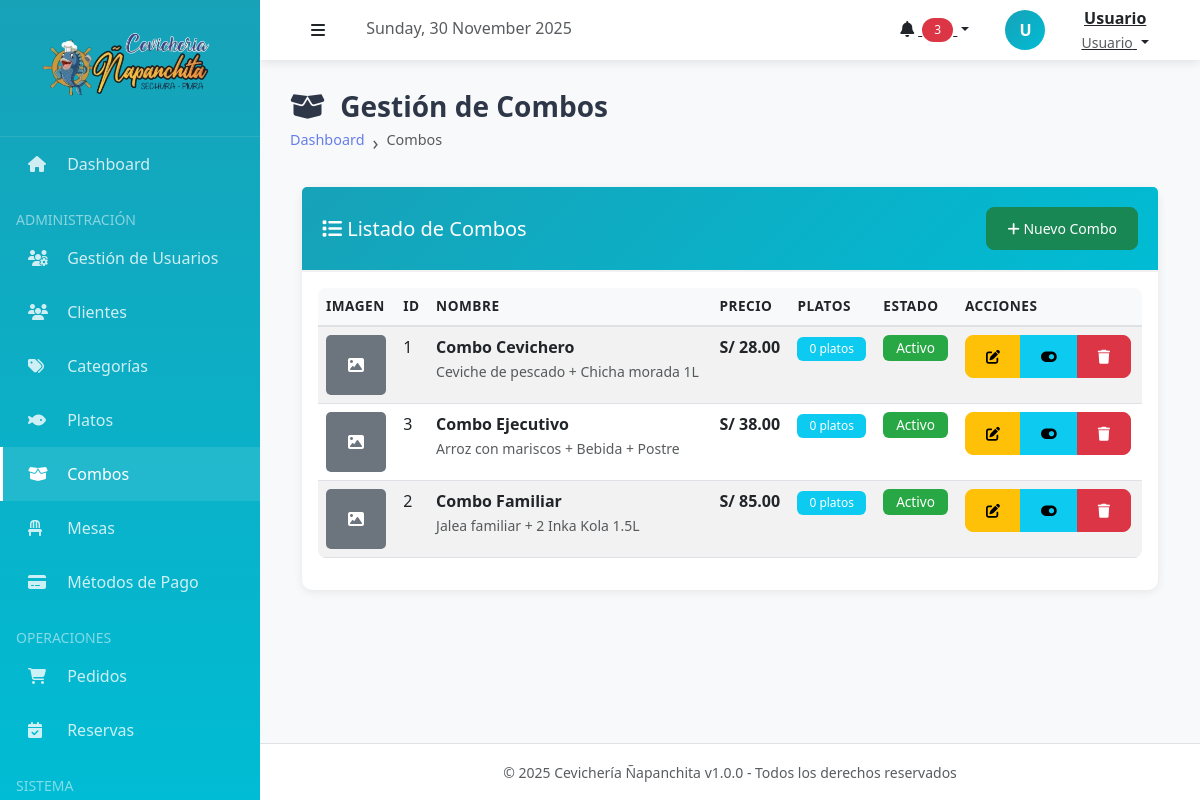
The app's page /index.php?action=combos (signed in) with its own data.
### tables this page shows
CREATE TABLE combos (
    id INT AUTO_INCREMENT PRIMARY KEY,
    nombre VARCHAR(100) NOT NULL,
    descripcion TEXT,
    precio DECIMAL(10, 2) NOT NULL CHECK (precio > 0),
    imagen_url VARCHAR(255),
    activo BOOLEAN DEFAULT TRUE,
    fecha_creacion TIMESTAMP DEFAULT CURRENT_TIMESTAMP,
    
    INDEX idx_combos_activo (activo)
);

### controllers/ComboController.php (called while the page is built, shortened)
<?php
require_once __DIR__ . '/../config/database.php';
require_once __DIR__ . '/../models/Combo.php';
class ComboController
{
    private $combo;
    public function __construct()
    {
        $database = new Database();
        $this->db = $database->getConnection();
        $this->combo = new Combo($this->db);
    }
    public function index()
    {
        $combos = $this->combo->listar();
        require_once __DIR__ . '/../views/combos/index.php';
    }
}

### config/database.php (called while the page is built, shortened)
<?php
class Database
{
    private $host = "localhost";
    private $db_name = "napanchita_db";
    private $username = "root";
    private $password = "";
    public function getConnection()
    {
        try {
            $this->conn = new PDO(
                "mysql:host=" . $this->host . ";dbname=" . $this->db_name . ";charset=utf8mb4",
                $this->username,
                $this->password
            );
            $this->conn->setAttribute(PDO::ATTR_ERRMODE, PDO::ERRMODE_EXCEPTION);
            $this->conn->setAttribute(PDO::ATTR_EMULATE_PREPARES, false);
            return $this->conn;
        } catch (PDOException $e) {
            echo "Error de conexión: " . $e->getMessage();
            return null;
        }
    }
}

### models/Combo.php (called while the page is built, shortened)
<?php
class Combo
{
    private $conn;
    private $table = "combos";
    private $table_platos = "combo_platos";
    public function __construct($db)
    {
        $this->conn = $db;
    }
    public function obtenerPlatosDelCombo($combo_id)
    {
        $query = "SELECT cp.*, p.nombre, p.descripcion, p.precio as precio_unitario, p.imagen_url
                  FROM " . $this->table_platos . " cp
                  INNER JOIN platos p ON cp.plato_id = p.id
                  WHERE cp.combo_id = :combo_id
                  ORDER BY p.nombre ASC";
        $stmt = $this->conn->prepare($query);
        $stmt->bindParam(":combo_id", $combo_id, PDO::PARAM_INT);
        $stmt->execute();
        return $stmt->fetchAll(PDO::FETCH_ASSOC);
    }
    public function listar($solo_activos = false)
    {
        $query = "SELECT * FROM " . $this->table;
        $query .= " ORDER BY nombre ASC";
        $stmt = $this->conn->prepare($query);
        $stmt->execute();
        $combos = $stmt->fetchAll(PDO::FETCH_ASSOC);
        foreach ($combos as &$combo) {
            $combo['platos'] = $this->obtenerPlatosDelCombo($combo['id']);
        }
        return $combos;
    }
}

### views/combos/index.php (the view, shortened to what this page needs)
<?php
include __DIR__ . '/../layouts/header.php';
?>
<div class="page-header">
    <h1><i class="fas fa-box-open me-2"></i> Gestión de Combos</h1>
    <nav aria-label="breadcrumb">
        <ol class="breadcrumb">
            <li class="breadcrumb-item"><a href="<?php echo BASE_URL; ?>index.php?action=dashboard">Dashboard</a></li>
            <li class="breadcrumb-item active">Combos</li>
        </ol>
    </nav>
</div>
<div class="container-fluid">
    <div class="card">
        <div class="card-header bg-primary text-white">
            <div class="row align-items-center">
                <div class="col">
                    <h5 class="mb-0"><i class="fas fa-list"></i> Listado de Combos</h5>
                </div>
                <div class="col-auto">
                    <a href="<?php echo BASE_URL; ?>index.php?action=combos_crear" class="btn btn-success btn-sm">
                        <i class="fas fa-plus"></i> Nuevo Combo
                    </a>
                </div>
            </div>
        </div>
        <div class="card-body">
            <table id="tablaCombos" class="table table-striped table-hover">
                <thead>
                    <tr>
                        <th>Imagen</th>
                        <th>ID</th>
                        <th>Nombre</th>
                        <th>Precio</th>
                        <th>Platos</th>
                        <th>Estado</th>
                        <th>Acciones</th>
                    </tr>
                </thead>
                <tbody>
                    <?php foreach ($combos as $combo): ?>
                        <tr>
                            <td>
                                <?php if (!empty($combo['imagen_url']) && file_exists($combo['imagen_url'])): ?>
                                    <img src="<?php echo BASE_URL . $combo['imagen_url']; ?>"
                                        alt="<?php echo htmlspecialchars($combo['nombre']); ?>"
                                        class="combo-imagen">
                                <?php else: ?>
                                    <div class="combo-imagen bg-secondary d-flex align-items-center justify-content-center text-white">
                                        <i class="fas fa-image"></i>
                                    </div>
                                <?php endif; ?>
                            </td>
                            <td><?php echo $combo['id']; ?></td>
                            <td>
                                <strong><?php echo htmlspecialchars($combo['nombre']); ?></strong>
                                <br>
                                <small class="text-muted"><?php echo htmlspecialchars(substr($combo['descripcion'] ?? '', 0, 50)); ?></small>
                            </td>
                            <td><strong>S/ <?php echo number_format($combo['precio'], 2); ?></strong></td>
                            <td>
                                <span class="badge bg-info"><?php echo $combo['cantidad_platos']; ?> platos</span>
                            </td>
                            <td>
                                <span class="badge <?php echo $combo['activo'] ? 'badge-activo' : 'badge-inactivo'; ?>">
                                    <?php echo $combo['activo'] ? 'Activo' : 'Inactivo'; ?>
                                </span>
                            </td>
                            <td>
                                <div class="btn-group btn-group-sm">
                                    <a href="<?php echo BASE_URL; ?>index.php?action=combos_editar&id=<?php echo $combo['id']; ?>"
                                        class="btn btn-warning" title="Editar">
                                        <i class="fas fa-edit"></i>
                                    </a>
                                    <button onclick="cambiarEstado(<?php echo $combo['id']; ?>, <?php echo $combo['activo'] ? 0 : 1; ?>)"
                                        class="btn btn-info" title="Cambiar Estado">
                                        <i class="fas fa-<?php echo $combo['activo'] ? 'toggle-on' : 'toggle-off'; ?>"></i>
                                    </button>
                                    <button onclick="eliminarCombo(<?php echo $combo['id']; ?>)"
                                        class="btn btn-danger" title="Eliminar">
                                        <i class="fas fa-trash"></i>
                                    </button>
                                </div>
                            </td>
                        </tr>
                    <?php endforeach; ?>
                </tbody>
            </table>
        </div>
    </div>
</div>
<?php include __DIR__ . '/../layouts/footer.php'; ?>

### public/css/style.css (style rules this page uses)
:root { --color-primary: #667eea; --color-secondary: #764ba2; --color-success: #28a745; --color-danger: #dc3545; --color-warning: #ffc107; --color-info: #17a2b8; --color-light: #f8f9fa; --color-dark: #343a40; --transition: all 0.3s ease; }
body { font-family: 'Segoe UI', Tahoma, Geneva, Verdana, sans-serif; background-color: #f4f6f9; }
.card { transition: var(--transition); margin-bottom: 20px; }
.card-header { font-weight: 600; background: linear-gradient(135deg, var(--color-primary) 0%, var(--color-secondary) 100%); color: white; border-bottom: none; }
.btn { transition: var(--transition); font-weight: 500; border-radius: 8px; padding: 10px 20px; }
.badge { padding: 6px 12px; font-weight: 500; border-radius: 6px; }
.table { background: white; border-radius: 8px; overflow: hidden; }
.table thead th { background-color: #f8f9fa; border-bottom: 2px solid #dee2e6; font-weight: 600; text-transform: uppercase; font-size: 0.85rem; letter-spacing: 0.5px; }
.breadcrumb { background: transparent; font-size: 0.9rem; }
.breadcrumb-item + .breadcrumb-item::before { content: "›"; font-size: 1.2rem; }
.breadcrumb-item a { color: var(--color-primary); text-decoration: none; }

### public/css/tema-celeste.css (style rules this page uses)
:root { --primary-color: #17a2b8; --primary-dark: #138496; --primary-light: #00bcd4; --primary-gradient: linear-gradient(135deg, #17a2b8 0%, #00bcd4 100%); }
.bg-primary { background: linear-gradient(135deg, #17a2b8 0%, #00bcd4 100%) !important; }
a { color: #17a2b8; }

### views/layouts/header.php (style rules this page uses)
:root { --sidebar-width: 260px; --header-height: 60px; --primary-color: #17a2b8; --secondary-color: #00bcd4; }
body { font-family: 'Segoe UI', Tahoma, Geneva, Verdana, sans-serif; background-color: #f8f9fa; }
.page-header { margin-bottom: 30px; }
.page-header h1 { font-size: 28px; font-weight: 700; color: #2d3748; margin: 0; }
.breadcrumb { background: transparent; padding: 0; margin: 5px 0 0 0; }
.card { border: none; box-shadow: 0 2px 10px rgba(0, 0, 0, 0.08); border-radius: 10px; }
.card-header { background: white; border-bottom: 2px solid #f1f1f1; font-weight: 600; padding: 20px; }
.badge-activo { background-color: #28a745; }

### views/combos/index.php (style rules this page uses)
.badge-activo { background-color: #28a745 !important; color: white; font-size: 0.85rem; padding: 0.4rem 0.8rem; font-weight: 500; }
.combo-imagen { width: 60px; height: 60px; object-fit: cover; border-radius: 5px; }

### records on screen
combos: id "1", nombre "Combo Cevichero", descripcion "Ceviche de pescado + Chicha morada 1L", precio "28.00", cantidad_platos "0", activo "Activo"
combos: id "3", nombre "Combo Ejecutivo", descripcion "Arroz con mariscos + Bebida + Postre", precio "38.00", cantidad_platos "0", activo "Activo"
combos: id "2", nombre "Combo Familiar", descripcion "Jalea familiar + 2 Inka Kola 1.5L", precio "85.00", cantidad_platos "0", activo "Activo"

### other values on screen
substr($_SESSION['nombre'] ?? 'U', 0, 1) "U"
$_SESSION['nombre'] "Usuario"
$_SESSION['rol'] "Usuario"
APP_NAME "Cevichería Ñapanchita"
APP_VERSION "1.0.0"
